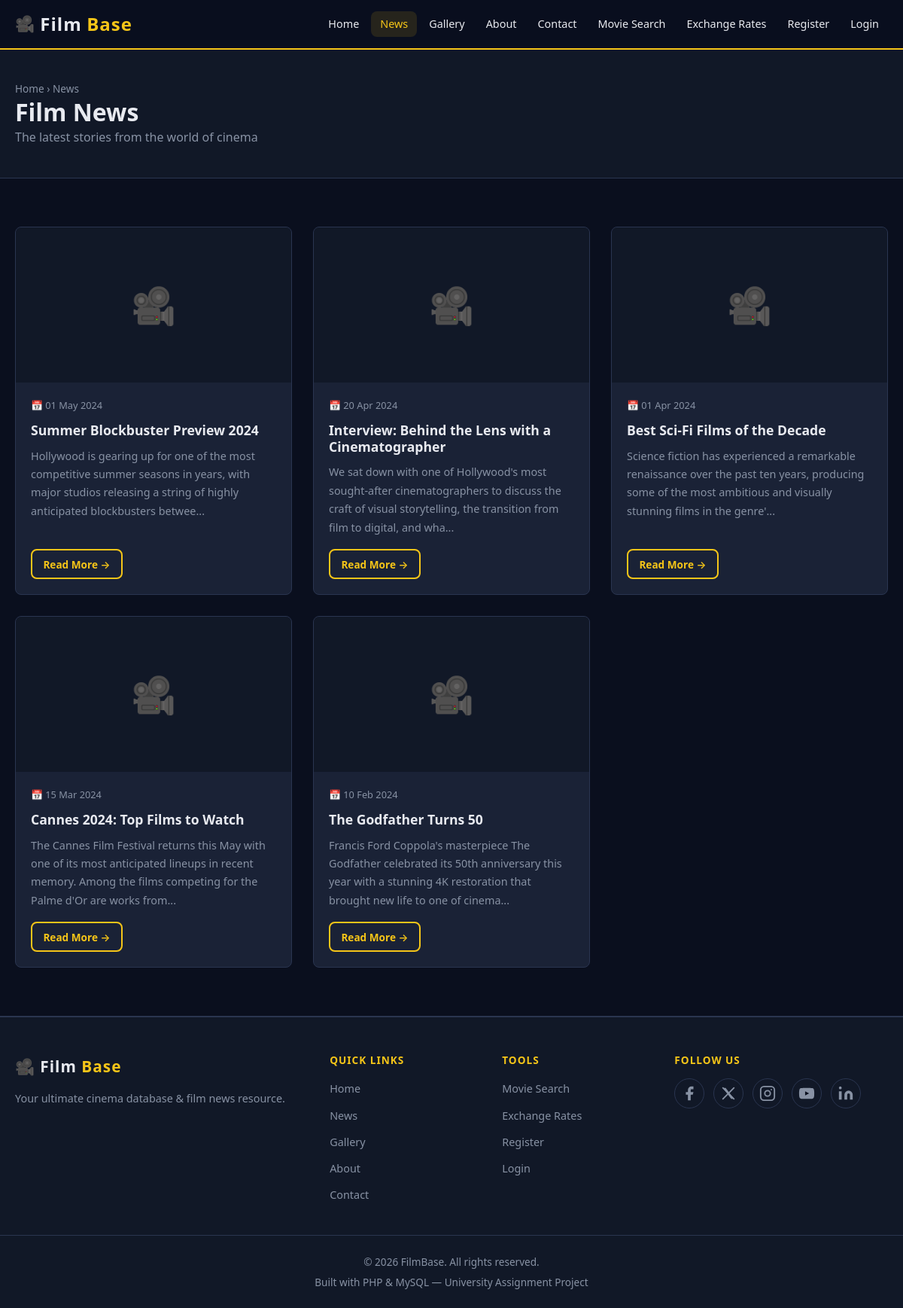
Page /news.php on the committed database.
### tables this page shows
CREATE TABLE `news` (
  `id`         INT(11)      NOT NULL AUTO_INCREMENT,
  `user_id`    INT(11)      NOT NULL,
  `title`      VARCHAR(255) NOT NULL,
  `body`       TEXT         NOT NULL,
  `image`      VARCHAR(255) NOT NULL DEFAULT '',
  `created_at` DATETIME     NOT NULL DEFAULT CURRENT_TIMESTAMP,
  PRIMARY KEY (`id`),
  KEY `user_id` (`user_id`)
);

### includes/auth.php (called while the page is built, shortened)
<?php
function e(string $str): string {
    return htmlspecialchars($str, ENT_QUOTES, 'UTF-8');
}

### news.php (the view, shortened to what this page needs)
<?php
require_once __DIR__ . '/config/db.php';
require_once __DIR__ . '/includes/auth.php';
$perPage     = 6;
$currentPage = max(1, (int)($_GET['page'] ?? 1));
$offset      = ($currentPage - 1) * $perPage;
$stmt = $conn->prepare("SELECT id, title, body, image, created_at FROM news ORDER BY created_at DESC LIMIT ? OFFSET ?");
$stmt->bind_param('ii', $perPage, $offset);
$stmt->execute();
$news = $stmt->get_result()->fetch_all(MYSQLI_ASSOC);
require_once __DIR__ . '/includes/header.php';
?>
<div class="page-hero">
    <div class="container">
        <p class="breadcrumb"><a href="/filmbase/index.php">Home</a> &rsaquo; News</p>
        <h1>Film News</h1>
        <p>The latest stories from the world of cinema</p>
    </div>
</div>
<section class="section">
    <div class="container">
        <?php if (empty($news)): ?>
            <div class="alert alert-info">No news articles have been published yet. Check back soon!</div>
        <?php else: ?>
            <div class="card-grid">
                <?php foreach ($news as $article): ?>
                    <article class="card">
                        <div class="card-img-wrap">
                            <?php if (!empty($article['image'])): ?>
                                <div class="card-img-placeholder" style="display:none;">&#127909;</div>
                            <?php else: ?>
                                <div class="card-img-placeholder">&#127909;</div>
                            <?php endif; ?>
                        </div>
                        <div class="card-body">
                            <p class="card-meta">
                                &#128197; <?php echo e(date('d M Y', strtotime($article['created_at']))); ?>
                            </p>
                            <h2 class="card-title">
                                <a href="/filmbase/news-single.php?id=<?php echo (int)$article['id']; ?>">
                                    <?php echo e($article['title']); ?>
                                </a>
                            </h2>
                            <p class="card-excerpt">
                                <?php echo e(mb_substr(strip_tags($article['body']), 0, 160)) . '...'; ?>
                            </p>
                            <div class="card-footer">
                                <a href="/filmbase/news-single.php?id=<?php echo (int)$article['id']; ?>" class="btn btn-outline btn-sm">
                                    Read More &rarr;
                                </a>
                            </div>
                        </div>
                    </article>
                <?php endforeach; ?>
            </div>
        <?php endif; ?>
    </div>
</section>
<?php require_once __DIR__ . '/includes/footer.php'; ?>

### assets/css/style.css (style rules this page uses)
*, *::before, *::after { box-sizing: border-box; margin: 0; padding: 0; }
:root { --bg-primary: #0a0f1e; --bg-secondary: #111827; --bg-card: #1a2236; --bg-input: #0d1426; --accent: #f5c518; --accent-dark: #c9a200; --text-primary: #e8eaf0; --text-muted: #8892a4; --text-dark: #0a0f1e; --border: #2a3550; --danger: #e74c3c; --success: #2ecc71; --radius: 8px; --shadow: 0 4px 20px rgba(0,0,0,0.5); --transition: 0.25s ease; --max-width: 1200px; }
html { scroll-behavior: smooth; }
body { font-family: 'Segoe UI', system-ui, -apple-system, sans-serif; background-color: var(--bg-primary); color: var(--text-primary); line-height: 1.7; font-size: 16px; min-height: 100vh; display: flex; flex-direction: column; }
a { color: var(--accent); text-decoration: none; transition: color var(--transition); }
h1, h2, h3, h4, h5 { line-height: 1.25; color: var(--text-primary); font-weight: 700; }
p { margin-bottom: 1rem; color: var(--text-primary); }
.container { max-width: var(--max-width); margin: 0 auto; padding: 0 1.25rem; }
.section { padding: 4rem 0; }
.btn { display: inline-block; padding: 0.65rem 1.5rem; border-radius: var(--radius); font-size: 0.95rem; font-weight: 600; cursor: pointer; border: 2px solid transparent; transition: background var(--transition), color var(--transition), border-color var(--transition); text-align: center; }
.btn-outline { background: transparent; border-color: var(--accent); color: var(--accent); }
.btn-sm { padding: 0.4rem 0.9rem; font-size: 0.85rem; }
.card-grid { display: grid; grid-template-columns: repeat(auto-fill, minmax(300px, 1fr)); gap: 1.75rem; }
.card { background: var(--bg-card); border: 1px solid var(--border); border-radius: var(--radius); overflow: hidden; transition: transform var(--transition), box-shadow var(--transition); display: flex; flex-direction: column; }
.card-img-wrap { aspect-ratio: 16/9; overflow: hidden; background: var(--bg-secondary); }
.card-img-placeholder { width: 100%; height: 100%; display: flex; align-items: center; justify-content: center; font-size: 3rem; color: var(--border); }
.card-body { padding: 1.25rem; flex: 1; display: flex; flex-direction: column; }
.card-meta { font-size: 0.8rem; color: var(--text-muted); margin-bottom: 0.6rem; }
.card-title { font-size: 1.1rem; margin-bottom: 0.75rem; }
.card-title a { color: var(--text-primary); }
.card-excerpt { color: var(--text-muted); font-size: 0.9rem; flex: 1; margin-bottom: 1rem; }
.card-footer { margin-top: auto; }
.page-hero { background: var(--bg-secondary); border-bottom: 1px solid var(--border); padding: 2.5rem 0; }
.page-hero h1 { font-size: 2rem; }
.page-hero p { color: var(--text-muted); margin: 0; }
.breadcrumb { font-size: 0.85rem; color: var(--text-muted); margin-bottom: 0.5rem; }
.breadcrumb a { color: var(--text-muted); }

### rows in the picture
news: created_at "01 May 2024", title "Summer Blockbuster Preview 2024", body "Hollywood is gearing up for one of the most competitive summer seasons in years, with major studios releasing a string of highly anticipated blockbusters betwee"
news: created_at "20 Apr 2024", title "Interview: Behind the Lens with a Cinematographer", body "We sat down with one of Hollywood's most sought-after cinematographers to discuss the craft of visual storytelling, the transition from film to digital, and wha"
news: created_at "01 Apr 2024", title "Best Sci-Fi Films of the Decade", body "Science fiction has experienced a remarkable renaissance over the past ten years, producing some of the most ambitious and visually stunning films in the genre'"
news: created_at "15 Mar 2024", title "Cannes 2024: Top Films to Watch", body "The Cannes Film Festival returns this May with one of its most anticipated lineups in recent memory. Among the films competing for the Palme d'Or are works from"
news: created_at "10 Feb 2024", title "The Godfather Turns 50", body "Francis Ford Coppola's masterpiece The Godfather celebrated its 50th anniversary this year with a stunning 4K restoration that brought new life to one of cinema"
